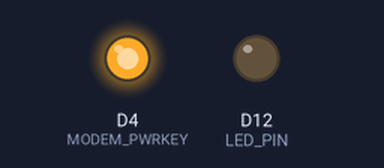
This sketch was run on a simulated Arduino MKR. Parts: output pins drawn as LEDs (lit = HIGH). What the sketch prints to the serial monitor is not drawn.

Above: at 0.1 s.
Timing chart, 0 to 1.8 s (numbered marks = the images above):
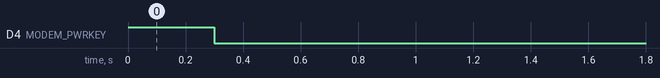

The sketch:

sim7600.ino
```cpp
// LilyGO SIM7600G-H — HTTP GET request via cellular
// Libraries needed: TinyGSM, ArduinoHttpClient

#define TINY_GSM_MODEM_SIM7600
#include <TinyGsmClient.h>
#include <ArduinoHttpClient.h>

// ── Pins (LilyGO T-SIM7600G-H) ──────────────────────────
#define MODEM_TX     27
#define MODEM_RX     26
#define MODEM_PWRKEY  4
#define MODEM_STATUS 34
#define LED_PIN      12

// ── Network config — change APN to match your SIM card ──
const char APN[]  = "orangeworld";   // e.g. "hologram", "iot.1nce.net"
const char USER[] = "orange";
const char PASS[] = "orange";

// ── Request target ───────────────────────────────────────
const char HOST[] = "example.com";
const int  PORT   = 80;
const char PATH[] = "/";

HardwareSerial modemSerial(1);
TinyGsm        modem(modemSerial);
TinyGsmClient  gsmClient(modem);
HttpClient     http(gsmClient, HOST, PORT);

void setup() {
  Serial.begin(115200);
  pinMode(LED_PIN, OUTPUT);

  // Power on modem
  pinMode(MODEM_PWRKEY, OUTPUT);
  digitalWrite(MODEM_PWRKEY, HIGH);
  delay(300);
  digitalWrite(MODEM_PWRKEY, LOW);
  delay(3000);

  modemSerial.begin(115200, SERIAL_8N1, MODEM_RX, MODEM_TX);
  delay(3000);

  Serial.println("Initializing modem...");
  modem.restart();

  String info = modem.getModemInfo();
  Serial.println("Modem: " + info);

  Serial.println("Waiting for network...");
  if (!modem.waitForNetwork(60000L)) {
    Serial.println("Network failed — check SIM/antenna");
    while (true) { digitalWrite(LED_PIN, !digitalRead(LED_PIN)); delay(200); }
  }
  Serial.println("Network OK, signal: " + String(modem.getSignalQuality()));

  Serial.println("Connecting GPRS...");
  if (!modem.gprsConnect(APN, USER, PASS)) {
    Serial.println("GPRS failed — check APN");
    while (true) { digitalWrite(LED_PIN, !digitalRead(LED_PIN)); delay(200); }
  }
  Serial.println("GPRS OK, IP: " + modem.localIP().toString());

  // ── GET request ─────────────────────────────────────────
  Serial.println("\nGET " + String(HOST) + String(PATH));
  http.connectionKeepAlive();
  int err = http.get(PATH);
  if (err != 0) {
    Serial.println("Request failed: " + String(err));
    return;
  }

  int status = http.responseStatusCode();
  Serial.println("Status: " + String(status));

  String body = http.responseBody();
  Serial.println("Body:\n" + body);

  http.stop();
  modem.gprsDisconnect();

  // Blink LED to signal success
  for (int i = 0; i < 6; i++) {
    digitalWrite(LED_PIN, HIGH); delay(150);
    digitalWrite(LED_PIN, LOW);  delay(150);
  }
}

void loop() {}
```
